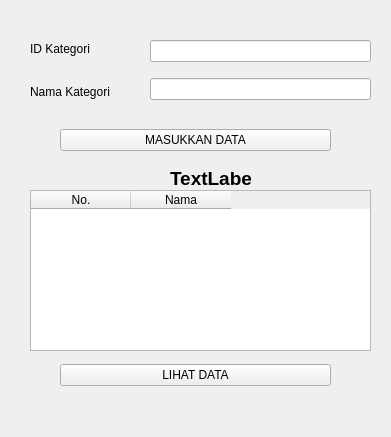
<?xml version="1.0" encoding="UTF-8"?>
<ui version="4.0">
 <class>Form</class>
 <widget class="QWidget" name="Form">
  <property name="geometry">
   <rect>
    <x>0</x>
    <y>0</y>
    <width>391</width>
    <height>437</height>
   </rect>
  </property>
  <property name="windowTitle">
   <string>Form</string>
  </property>
  <widget class="QWidget" name="verticalLayoutWidget">
   <property name="geometry">
    <rect>
     <x>30</x>
     <y>30</y>
     <width>111</width>
     <height>80</height>
    </rect>
   </property>
   <layout class="QVBoxLayout" name="verticalLayout">
    <item>
     <widget class="QLabel" name="label">
      <property name="text">
       <string>ID Kategori</string>
      </property>
     </widget>
    </item>
    <item>
     <widget class="QLabel" name="label_2">
      <property name="text">
       <string>Nama Kategori</string>
      </property>
     </widget>
    </item>
   </layout>
  </widget>
  <widget class="QWidget" name="verticalLayoutWidget_2">
   <property name="geometry">
    <rect>
     <x>150</x>
     <y>30</y>
     <width>221</width>
     <height>80</height>
    </rect>
   </property>
   <layout class="QVBoxLayout" name="verticalLayout_2">
    <item>
     <widget class="QLineEdit" name="lineEdit_id"/>
    </item>
    <item>
     <widget class="QLineEdit" name="lineEdit_nama"/>
    </item>
   </layout>
  </widget>
  <widget class="QWidget" name="horizontalLayoutWidget">
   <property name="geometry">
    <rect>
     <x>60</x>
     <y>120</y>
     <width>271</width>
     <height>41</height>
    </rect>
   </property>
   <layout class="QHBoxLayout" name="horizontalLayout">
    <item>
     <widget class="QPushButton" name="btnInsert">
      <property name="text">
       <string>MASUKKAN DATA</string>
      </property>
     </widget>
    </item>
   </layout>
  </widget>
  <widget class="QLabel" name="labelInfo">
   <property name="geometry">
    <rect>
     <x>170</x>
     <y>170</y>
     <width>81</width>
     <height>16</height>
    </rect>
   </property>
   <property name="font">
    <font>
     <pointsize>14</pointsize>
     <bold>true</bold>
    </font>
   </property>
   <property name="text">
    <string>TextLabel</string>
   </property>
  </widget>
  <widget class="QWidget" name="verticalLayoutWidget_3">
   <property name="geometry">
    <rect>
     <x>30</x>
     <y>190</y>
     <width>341</width>
     <height>161</height>
    </rect>
   </property>
   <layout class="QVBoxLayout" name="verticalLayout_3">
    <item>
     <widget class="QTableWidget" name="tableWidget">
      <column>
       <property name="text">
        <string>No.</string>
       </property>
      </column>
      <column>
       <property name="text">
        <string>Nama</string>
       </property>
      </column>
     </widget>
    </item>
   </layout>
  </widget>
  <widget class="QWidget" name="verticalLayoutWidget_4">
   <property name="geometry">
    <rect>
     <x>60</x>
     <y>360</y>
     <width>271</width>
     <height>31</height>
    </rect>
   </property>
   <layout class="QVBoxLayout" name="verticalLayout_4">
    <item>
     <widget class="QPushButton" name="btnLoad">
      <property name="text">
       <string>LIHAT DATA</string>
      </property>
     </widget>
    </item>
   </layout>
  </widget>
 </widget>
 <resources/>
 <connections/>
</ui>
